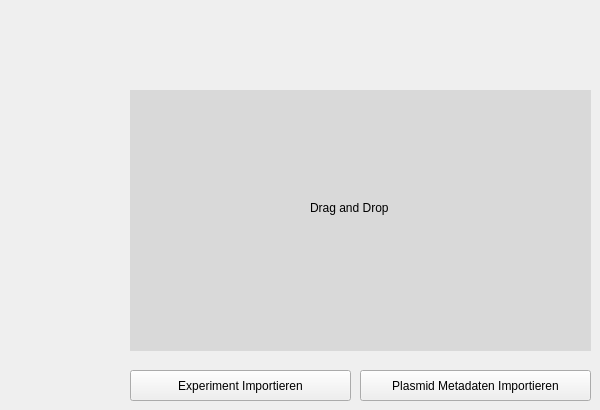
         <widget class="QWidget" name="importPage">
          <property name="sizePolicy">
           <sizepolicy hsizetype="Expanding" vsizetype="Expanding">
            <horstretch>0</horstretch>
            <verstretch>0</verstretch>
           </sizepolicy>
          </property>
          <widget class="QPushButton" name="plasmidMetaDataImport">
           <property name="geometry">
            <rect>
             <x>360</x>
             <y>370</y>
             <width>231</width>
             <height>31</height>
            </rect>
           </property>
           <property name="text">
            <string>Plasmid Metadaten Importieren</string>
           </property>
          </widget>
          <widget class="QWidget" name="importAreaDragDrop" native="true">
           <property name="geometry">
            <rect>
             <x>130</x>
             <y>90</y>
             <width>461</width>
             <height>261</height>
            </rect>
           </property>
           <property name="sizePolicy">
            <sizepolicy hsizetype="Expanding" vsizetype="Expanding">
             <horstretch>0</horstretch>
             <verstretch>0</verstretch>
            </sizepolicy>
           </property>
           <property name="acceptDrops">
            <bool>true</bool>
           </property>
           <property name="styleSheet">
            <string notr="true">background-color:rgb(217, 217, 217)</string>
           </property>
           <widget class="QLabel" name="label_8">
            <property name="geometry">
             <rect>
              <x>180</x>
              <y>110</y>
              <width>181</width>
              <height>16</height>
             </rect>
            </property>
            <property name="text">
             <string>Drag and Drop</string>
            </property>
           </widget>
          </widget>
          <widget class="QPushButton" name="chooseFileFromExplorer">
           <property name="geometry">
            <rect>
             <x>130</x>
             <y>370</y>
             <width>221</width>
             <height>31</height>
            </rect>
           </property>
           <property name="text">
            <string>Experiment Importieren</string>
           </property>
          </widget>
          <zorder>plasmidMetaDataImport</zorder>
          <zorder>chooseFileFromExplorer</zorder>
          <zorder>importAreaDragDrop</zorder>
         </widget>
